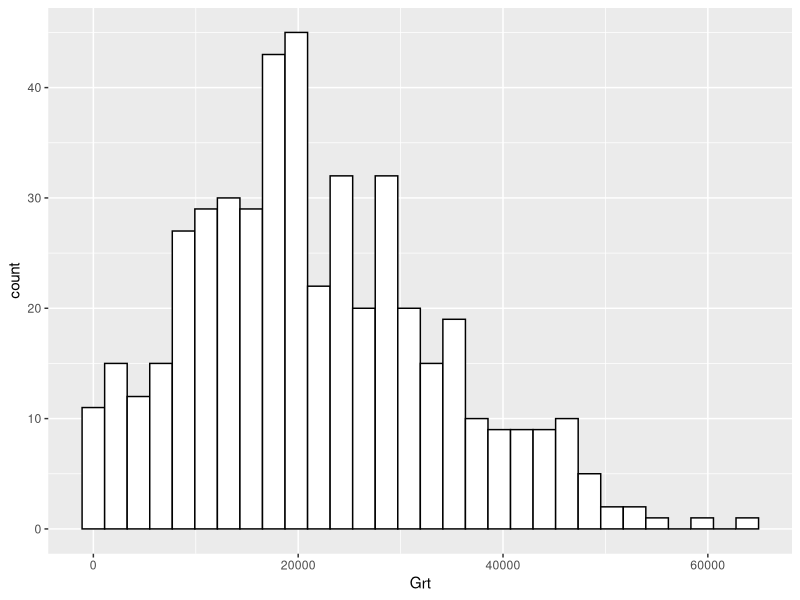
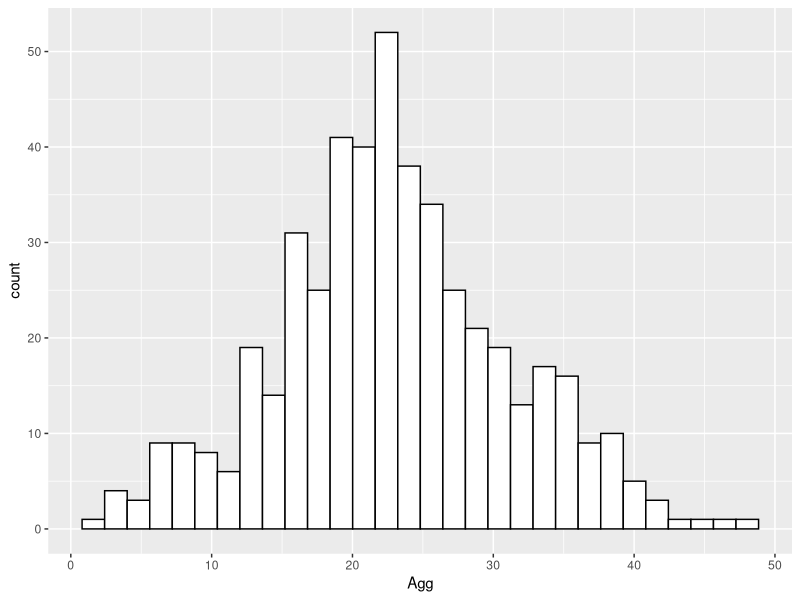
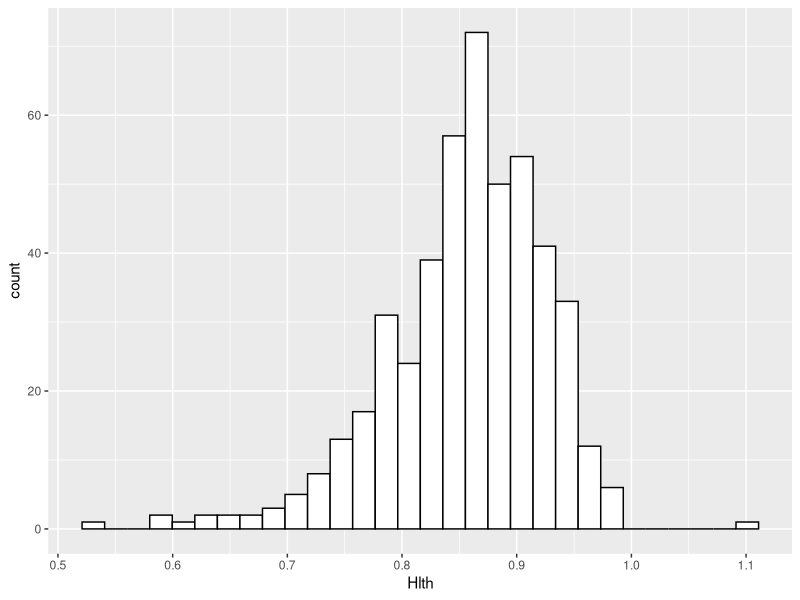
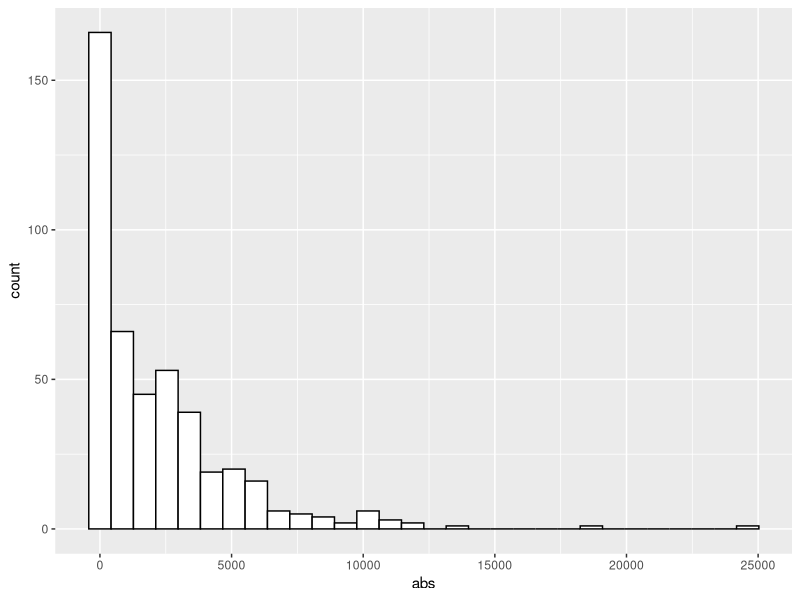
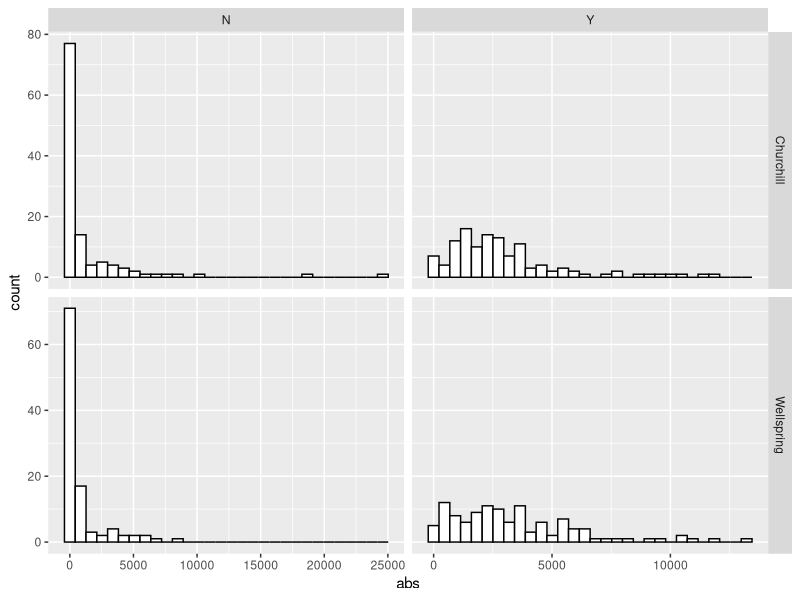
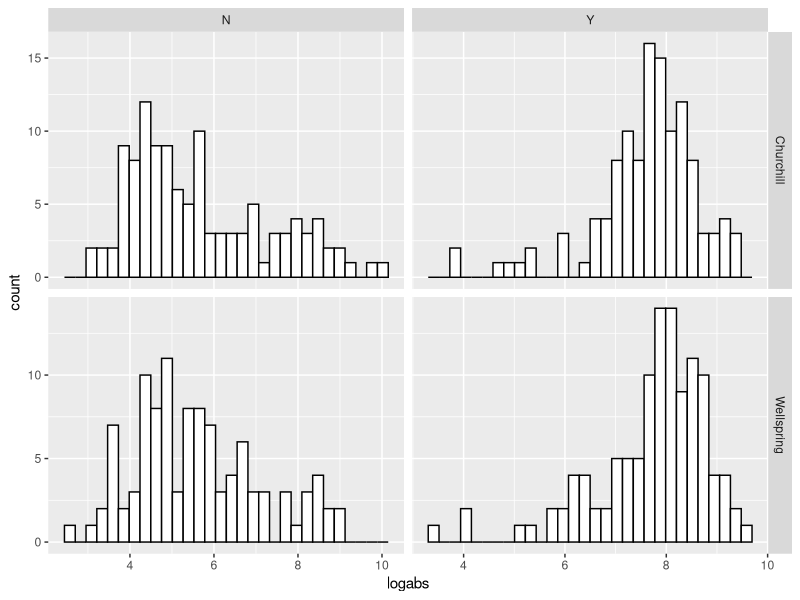

Reproduce these figures in R, in order.
## ---- chunk 1
library(ggplot2) # we need this for plotting
library(reshape2) # melting and stuff
library(plyr) # manipulating data frames
library(dplyr)
## ---- chunk 2
setwd("C:/Users/jason/Dropbox/My PC (DESKTOP-IOO274E)/Desktop/Data/Lemna_singleinoculations/Lemna_single_inoculations")

df<-read.table('CW_mixed_inoculation_data.txt', header=F, na.strings="", sep="\t")
names(df)<-c('pop','plt','bac','id','frd0','pix0','per0','grn0','grnper0','frd1','pix1','per1','grn1','grnper1','abs')
str(df)

#Fix the structure for bacterial inoculation and plant
df$bac <- factor(df$bac, levels = c("Control", "1", "2", "3", "4", "5","6","7","8","9","10","All10"))
df$plt <- as.factor(df$plt)

#Let's generate some summary statistics. Things like greenness (health), growth (fitness), and aggregation.

df$Grt<-df$pix1 - df$pix0
df$Agg<-df$pix1/df$per1
df$Hlth<-df$grn1/df$pix1

#Let's check the normality of our data
ggplot(data=df, aes(x = Grt)) + geom_histogram(fill = "white", colour = "black")
# Looks pretty good

ggplot(data=df, aes(x = Agg)) + geom_histogram(fill = "white", colour = "black")
# Looks pretty good

ggplot(data=df, aes(x = Hlth)) + geom_histogram(fill = "white", colour = "black")
# Looks pretty good

#What about bacterial fitness data? Let's look at absolute count.
ggplot(data=df, aes(x = abs)) + geom_histogram(fill = "white", colour = "black")
# Right-tailed, heavily.
ggplot(data=df, aes(x = abs)) + geom_histogram(fill = "white", colour = "black") +  facet_grid(pop ~ plt, scales = "free")
# That looks better — most of the low values come from wells lacking plants. 

# Let's create a logged absolute count column anyway
df$logabs<-log(df$abs)

ggplot(data=df, aes(x = logabs)) + geom_histogram(fill = "white", colour = "black") +  facet_grid(pop ~ plt, scales = "free")
# That looks better still!

#OK, one last thing. We want to generate LogRR's for each of these bacterial inoculation treatments, because we want to compare across experiments.

#Generate summary statistics.
melt_LRR<-melt(df, id.vars=c("pop", "bac"), measure.vars= "Grt", na.rm = T)
Sum_LRR<- ddply(melt_LRR, c("pop", "bac","variable"), summarise,
      mean = mean(value), sd = sd(value), count=n(),
      sem = sd(value)/sqrt(length(value)))

LRR_grt<-data.frame(matrix(ncol=5, nrow=2*11))
names(LRR_grt)<-c('pop','bac','LRR','var','SE')

LRR_grt$pop<-c(rep('C', 11), rep('W', 11))
LRR_grt$bac<-rep(c("1", "2", "3", "4", "5","6","7","8","9","10","All10"), 2)

#Reference for calculating LRR's: Hedges, L. V., Gurevitch, J., & Curtis, P. S. (1999). The meta-analysis of response ratios in experimental ecology. Ecology, 80(4), 1150-1156. Equation 1

for (i in 1:11){
  LRR_grt[i,3]<-log(Sum_LRR[i+1,4]/Sum_LRR[1,4])
  LRR_grt[i,4]<-Sum_LRR[i+1,5]^2/(Sum_LRR[i+1,6]*Sum_LRR[i+1,4]^2) + Sum_LRR[1,5]^2/(Sum_LRR[1,6]*Sum_LRR[1,4]^2)
}

for (i in 12:22){
  LRR_grt[i,3]<-log(Sum_LRR[i+2,4]/Sum_LRR[13,4])
  LRR_grt[i,4]<-Sum_LRR[i+2,5]^2/(Sum_LRR[i+2,6]*Sum_LRR[i+2,4]^2) + Sum_LRR[13,5]^2/(Sum_LRR[13,6]*Sum_LRR[13,4]^2)
}

LRR_grt$SE<-sqrt(LRR_grt$var)

#Let's create separate dataframes for each population
dfC<-subset(df, df$pop== "Churchill")
dfW<-subset(df, df$pop== "Wellspring")

logC<-subset(LRR_grt, LRR_grt$pop== "C")
logW<-subset(LRR_grt, LRR_grt$pop== "W")
